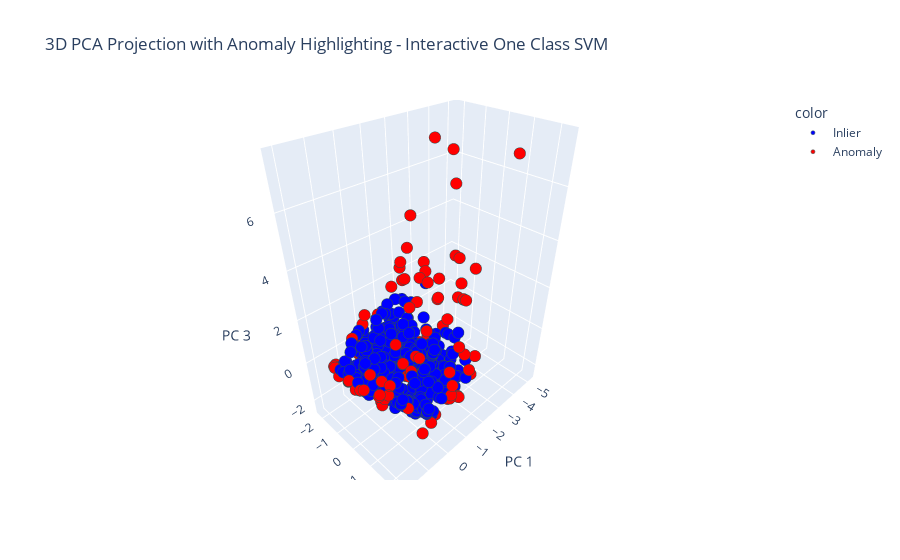

The notebook cell saved with this chart:
### Code cell
labels = ['Inlier' if lab == 1 else 'Anomaly' for lab in predict_test1]
color_map = {'Inlier': 'blue', 'Anomaly': 'red'}

# Interactive 3D scatter plot
fig = px.scatter_3d(
    x=feature_pca3[:, 0],
    y=feature_pca3[:, 1],
    z=feature_pca3[:, 2],
    color=labels,
    color_discrete_map=color_map,
    title='3D PCA Projection with Anomaly Highlighting - Interactive One Class SVM',
    labels={'x': 'PC 1', 'y': 'PC 2', 'z': 'PC 3'}
)
fig.update_traces(marker=dict(size=4, line=dict(width=0.5, color='DarkSlateGrey')))
fig.show()

### Figure 1 — Plotly figure (JSON) as saved in the notebook; plotly's stock layout.template omitted (floating-point values rounded to 4 significant figures; data arrays with more than 128 entries replaced by an {"elided": "..."} marker saying what was removed)
{"data": [{"hovertemplate": "color=Inlier<br>PC 1=%{x}<br>PC 2=%{y}<br>PC 3=%{z}<extra></extra>", "legendgroup": "Inlier", "marker": {"color": "blue", "line": {"color": "DarkSlateGrey", "width": 0.5}, "size": 4, "symbol": "circle"}, "mode": "markers", "name": "Inlier", "scene": "scene", "showlegend": true, "type": "scatter3d", "x": {"elided": "816 float values"}, "y": {"elided": "816 float values"}, "z": {"elided": "816 float values"}}, {"hovertemplate": "color=Anomaly<br>PC 1=%{x}<br>PC 2=%{y}<br>PC 3=%{z}<extra></extra>", "legendgroup": "Anomaly", "marker": {"color": "red", "line": {"color": "DarkSlateGrey", "width": 0.5}, "size": 4, "symbol": "circle"}, "mode": "markers", "name": "Anomaly", "scene": "scene", "showlegend": true, "type": "scatter3d", "x": [-3.018, -1.914, -1.075, -1.518, -3.046, 1.873, 2.076, 1.883, -5.195, 1.767, 0.3369, 0.5341, -0.8852, -0.1819, 2.002, 1.651, 0.3389, -1.4, 1.555, -3.009, -1.166, -2.0, 2.097, -2.914, -0.2576, 0.2052, -1.378, -2.371, -2.242, -1.071, -0.667, -3.026, 0.3577, -1.55, 0.4959, -4.395, -0.246, -0.4093, -2.426, 0.5084, 1.871, -3.727, 0.3636, -1.973, 0.1808, -1.041, 1.276, 2.015, -1.939, 2.072, -0.358, 0.2782, 0.1819, -0.96, -1.798, -0.2526, 1.839, -2.068, -1.269, 1.759, 2.001, 1.686, -1.92, 1.528, -3.327, 0.2022, 2.044, 0.05827, 0.4836, 1.79, -1.471, -1.297, 1.903, 1.22, -1.843, -1.325, -0.01899, 0.2739, 0.3017, -1.062, -1.153, -1.508, -0.2695, 0.4085, -1.24, -0.7713, -3.105, 0.6783, -1.511, 0.3765, 2.019, 0.3497, -1.583, -0.6332, -1.312, 0.4676, -0.3448, -1.713, 0.7023, 0.381, 1.89, -0.4181, 0.8498], "y": [0.4275, -1.207, 1.643, -0.5355, 0.1308, 1.298, 0.5443, 1.402, 0.7362, 1.403, 0.6879, -1.655, 1.573, 2.418, -0.1885, 1.161, -1.287, -0.2513, -1.686, 0.5671, 1.941, 1.952, 0.3169, 0.2365, -1.296, 0.9982, 0.7064, -0.5002, -0.906, 0.8744, -0.01555, 0.4276, -1.445, -1.472, 1.68, -1.542, 2.419, 1.151, -0.05174, -1.655, -1.252, -0.7648, 2.079, -0.9135, 0.8762, 1.555, -0.8081, -0.1886, -1.467, 0.5444, -0.8449, 1.02, -2.245, 0.05755, 1.966, 0.4619, 1.298, -0.6461, 0.7772, 0.723, -0.7824, 1.492, 1.221, 1.406, -0.3182, 1.471, 0.702, 1.978, 1.505, 1.193, -0.274, -0.695, 1.297, 1.88, -1.697, 0.2135, 0.3542, 1.02, -2.02, -0.8508, 1.993, -1.963, 2.437, -1.985, 0.2479, 1.849, 0.8494, -1.307, 1.86, 1.019, -0.1887, 0.6878, 0.4483, 2.338, -0.7123, -1.724, -0.2876, 1.948, -0.1547, 0.9314, -1.183, 0.06789, 0.9782], "z": [1.572, 4.881, -1.359, -1.81, 1.51, 0.8552, 0.6298, 0.4685, 6.708, 0.6701, 0.7336, -0.07578, 2.491, -0.05486, 0.4849, 1.192, 1.745, 3.0, -0.1139, 1.608, -1.088, 0.3678, 0.508, 3.365, 1.438, -1.26, 3.435, 7.579, 2.996, -1.653, 2.22, 1.587, 1.244, 2.806, 1.761, 6.509, 0.05714, 3.959, 0.3612, -0.03098, 0.3159, 5.635, -1.132, -0.7499, -1.263, -1.452, 1.519, 0.4625, 3.485, 0.6373, 0.2607, 0.5509, -0.5009, 2.349, -0.388, -1.071, 0.5065, 2.789, 2.746, 1.249, 0.2645, 0.845, 3.229, 1.088, 3.059, -2.421, 0.7446, -1.047, 1.718, 0.5519, -1.793, -1.845, 0.803, 0.1645, 2.004, 0.7036, -1.519, 0.5583, -0.6255, 3.531, -1.092, 1.731, 0.5141, 0.01955, 0.9775, 0.3503, 3.108, -0.1974, 0.709, 0.3791, 0.4551, 0.7112, 2.353, 1.929, -1.826, 0.01424, -0.7815, -0.1325, 0.1914, 0.3386, 0.308, 3.57, 2.11]}], "layout": {"legend": {"title": {"text": "color"}, "tracegroupgap": 0}, "scene": {"domain": {"x": [0, 1], "y": [0, 1]}, "xaxis": {"title": {"text": "PC 1"}}, "yaxis": {"title": {"text": "PC 2"}}, "zaxis": {"title": {"text": "PC 3"}}}, "title": {"text": "3D PCA Projection with Anomaly Highlighting - Interactive One Class SVM"}}}
